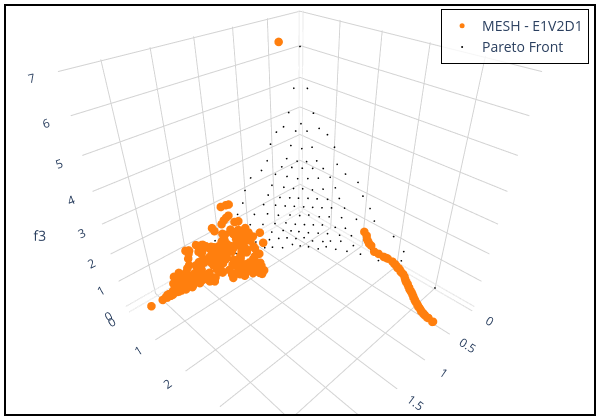

The cell this chart's notebook holds for it:
### Markdown cell above
## Benchmark 3D:

### Code cell
pareto_front = []
num_final_solutions = 300
position_dim = 10 # Number of variables
n_pareto_density = 50 # Number of Pareto points to be generated

experiment_name = "wfg1"

# Choosing the files
choose_global_best_attribution_type = [0] # [0, 1, 2, 3]
choose_dm_pool_type = [1] # [0, 1, 2]
choose_de_mutation_type = [0] # [0, 1, 2, 3, 4]

# Name of chosen files
file_names = [
        f"MESH_G{i+1}S{j+1}D{k+1}_{experiment_name}.pkl"
        for i in choose_global_best_attribution_type
        for j in choose_dm_pool_type
        for k in choose_de_mutation_type
    ]
num_dataset = len(file_names) # Number of dataset

##### Color setup #####
solid_colors = [mcolors.to_hex(cm.tab10(i+1)) for i in range(num_dataset)] # List with solid colors
colorscales = pc.named_colorscales() # List of color scales
num_scales = len(colorscales)
#######################

##### Marker setup #####
marker_symbols = ['circle', 'circle-open', 'diamond', 'diamond-open', 'square', 'square-open', 'x']
num_symbols = len(marker_symbols)
#######################

for i in range(num_dataset):
  with open("../scripts/results/" + file_names[i], "rb") as f:
    r = pickle.load(f)
    pareto_front.append(
      go.Scatter3d(x=r['combined'][1][:,0],
                   y=r['combined'][1][:,1],
                   z=r['combined'][1][:,2],
                   mode='markers', marker=dict(size=5, symbol=marker_symbols[i % num_symbols], color=solid_colors[i]), #r['combined'][1][:,1], colorscale=colorscales[(i+1) % num_scales]),
                   name='MESH - ' + file_names[i][:6],
                   showlegend=True)
    )

# Creating a subplot
fig = go.Figure()

for i in range(num_dataset):
    fig.add_trace(pareto_front[i])

axis_range = None # [-0.1, 1.2]

# Setting layout
fig.update_layout(
    shapes=[
        dict(
            type="rect",
            xref="paper", yref="paper",
            x0=0, y0=0, x1=1, y1=1,
            line=dict(color="black", width=2),
            fillcolor="rgba(0,0,0,0)"  # Transparente
        )
    ],
    scene=dict(
        camera=dict(
          eye=dict(x=1,y=1,z=1)
        ),
        xaxis=dict(
            title=dict(text='f1', font=dict(size=14)),
            tickfont=dict(size=12),
            backgroundcolor='white',  # X-axis background
            gridcolor='lightgray',    # Grid color on X axis 
            showbackground=True,       # Show background
            range=axis_range
        ),
        yaxis=dict(
            title=dict(text='f2', font=dict(size=14)),
            tickfont=dict(size=12),
            backgroundcolor='white',  # Y-axis background
            gridcolor='lightgray',    # Grid color on Y axis
            showbackground=True,       # Show background
            range=axis_range
        ),
        zaxis=dict(
            title=dict(text='f3', font=dict(size=14)),
            tickfont=dict(size=12),
            backgroundcolor='white',  # Z-axis background
            gridcolor='lightgray',    # Grid color on Z axis
            showbackground=True,       # Show background
            range=axis_range
        ),
        aspectmode='cube'
    ),
    legend=dict(
        x=0.99,
        y=0.99,
        xanchor="right",
        yanchor="top",
        bgcolor="rgba(255,255,255,0.8)",  # fundo leve para não colidir com os pontos
        bordercolor="black",
        borderwidth=1,
        font=dict(size=14)
    ),
    showlegend=True,
    # title=dict(
    #     text='MESH - ' + experiment_name,
    #     x=0.5,  # Centering the title
    #     xanchor='center',
    #     yanchor='top'
    # ),
    margin=dict(l=5, r=5, b=5, t=5), # Rearrange the margin
    width=600,   # Figure width (pixels)
    height=420,  # Figure height (pixels)
    paper_bgcolor="white",
    plot_bgcolor='white'
)

# Plotting the Pareto front
real_pareto_front = get_pareto(experiment_name, n_pareto_density, position_dim, 3)
fig.add_trace(
	go.Scatter3d(x=real_pareto_front[:,0],
		y=real_pareto_front[:,1],
		z=real_pareto_front[:,2],
		mode='markers', marker=dict(size=1, color='black'),
		name='Pareto Front',
		showlegend=True
		)
	)

# Showing the figure
fig.show()

### Figure 1 — Plotly figure (JSON) as saved in the notebook; plotly's stock layout.template omitted (floating-point values rounded to 4 significant figures; data arrays with more than 128 entries replaced by an {"elided": "..."} marker saying what was removed)
{"data": [{"marker": {"color": "#ff7f0e", "size": 5, "symbol": "circle"}, "mode": "markers", "name": "MESH - E1V2D1", "showlegend": true, "type": "scatter3d", "x": {"elided": "300 float values"}, "y": {"elided": "300 float values"}, "z": {"elided": "300 float values"}}, {"marker": {"color": "black", "size": 1}, "mode": "markers", "name": "Pareto Front", "showlegend": true, "type": "scatter3d", "x": {"elided": "136 float values"}, "y": {"elided": "136 float values"}, "z": {"elided": "136 float values"}}], "layout": {"height": 420, "legend": {"bgcolor": "rgba(255,255,255,0.8)", "bordercolor": "black", "borderwidth": 1, "font": {"size": 14}, "x": 0.99, "xanchor": "right", "y": 0.99, "yanchor": "top"}, "margin": {"b": 5, "l": 5, "r": 5, "t": 5}, "paper_bgcolor": "white", "plot_bgcolor": "white", "scene": {"aspectmode": "cube", "camera": {"eye": {"x": 1, "y": 1, "z": 1}}, "xaxis": {"backgroundcolor": "white", "gridcolor": "lightgray", "showbackground": true, "tickfont": {"size": 12}, "title": {"font": {"size": 14}, "text": "f1"}}, "yaxis": {"backgroundcolor": "white", "gridcolor": "lightgray", "showbackground": true, "tickfont": {"size": 12}, "title": {"font": {"size": 14}, "text": "f2"}}, "zaxis": {"backgroundcolor": "white", "gridcolor": "lightgray", "showbackground": true, "tickfont": {"size": 12}, "title": {"font": {"size": 14}, "text": "f3"}}}, "shapes": [{"fillcolor": "rgba(0,0,0,0)", "line": {"color": "black", "width": 2}, "type": "rect", "x0": 0, "x1": 1, "xref": "paper", "y0": 0, "y1": 1, "yref": "paper"}], "showlegend": true, "width": 600}}
